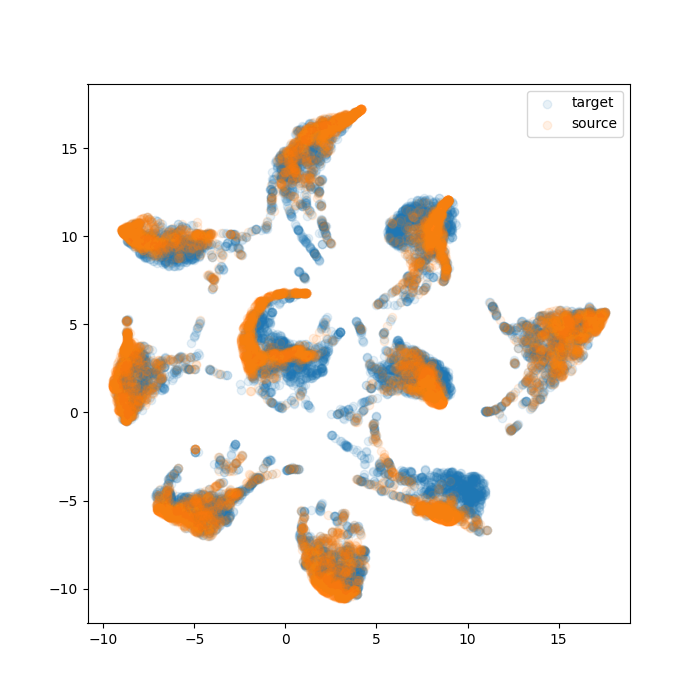
#> input picture data/06_models/adda.png, 700 x 700 px
$ python -i crop.py   (imports and definitions only)
#> lines starting #> are read from the running program, lines starting #| are printed output that depends on the picture; after the words box and inside, x2 and y2 are one past the last pixel; in counts of white or black regions, pixels touching at a corner belong together
#> further down, picture is the input picture: shape (700, 700, 3); mean B, G, R 235.5, 239.8, 243.9
import cv2
import numpy as np


def crop_largest_rectagle(image: np.ndarray) -> np.ndarray:
    gray = cv2.cvtColor(image, cv2.COLOR_BGR2GRAY)
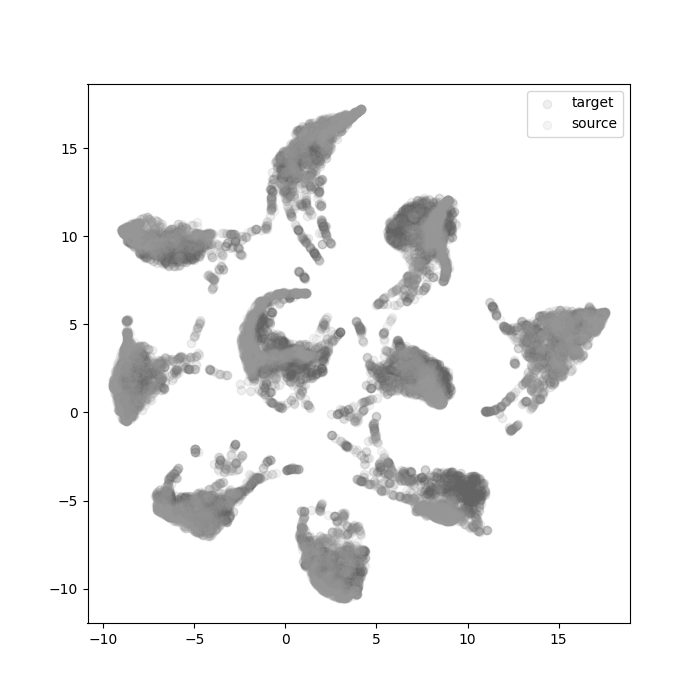
#> gray: shape (700, 700); min 0, max 255, mean 240.5
    thresh = cv2.adaptiveThreshold(gray, 255, cv2.ADAPTIVE_THRESH_GAUSSIAN_C, cv2.THRESH_BINARY_INV, 51, 9)
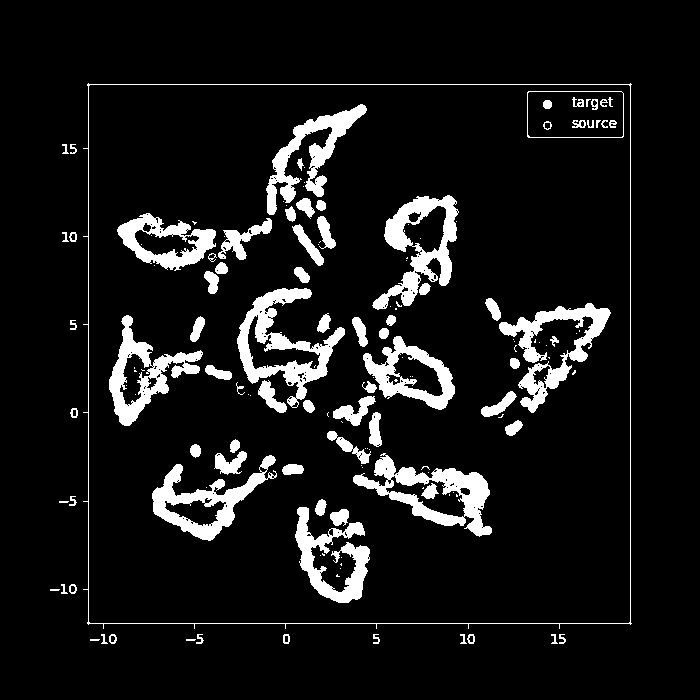
#> thresh: shape (700, 700); 9% white; 147 white regions (68 under 20 px)

    # Fill rectangular contours
    cnts = cv2.findContours(thresh, cv2.RETR_EXTERNAL, cv2.CHAIN_APPROX_SIMPLE)
#> cnts = 23 contours, 14 with area under 20; largest, box (x1, y1, x2, y2) and area: (83, 83, 632, 629) 292158, (109, 634, 117, 644) 53, (69, 584, 77, 594) 53, (467, 634, 475, 644) 52, (70, 408, 78, 418) 52
    cnts = cnts[0] if len(cnts) == 2 else cnts[1]
    for c in cnts:
        cv2.drawContours(thresh, [c], -1, (255, 255, 255), -1)
#> this loop made 23 passes
#> c on passes 1, 2, 12, 15: [[186, 639], [186, 640], [194, 640], [195, 639]], [[90, 639], [90, 640], [98, 640], [99, 639]], [[50, 589], [50, 590], [58, 590], [59, 589]], [[59, 501], [59, 502], [67, 502], [68, 501]]
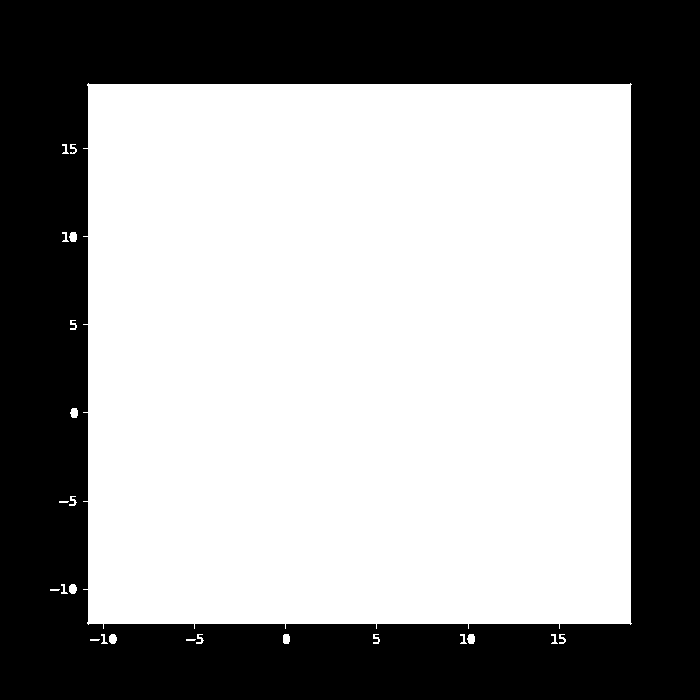
#> thresh: shape (700, 700); 60% white; 1 black region, box (x1, y1, x2, y2) and area: (0, 0, 700, 700) 195801

    # Morph open
    kernel = cv2.getStructuringElement(cv2.MORPH_RECT, (9, 9))
    opening = cv2.morphologyEx(thresh, cv2.MORPH_OPEN, kernel, iterations=4)
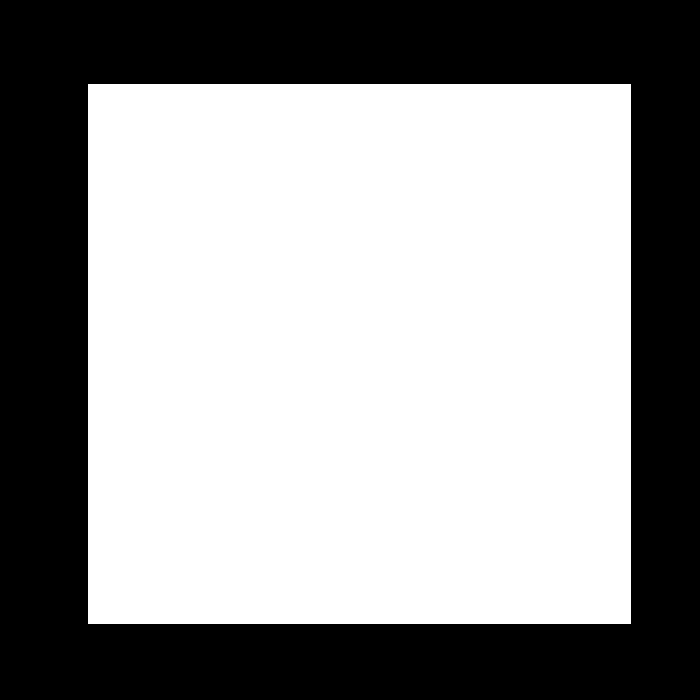
#> opening: shape (700, 700); 59.8% white; 1 black region

    # Draw rectangles
    cnts = cv2.findContours(opening, cv2.RETR_EXTERNAL, cv2.CHAIN_APPROX_SIMPLE)
#> cnts = 1 contour; box (x1, y1, x2, y2) and area: (88, 84, 631, 624) 292138
    cnts = cnts[0] if len(cnts) == 2 else cnts[1]
#> cnts = [[[88, 84], [88, 623], [630, 623], [630, 84]]]

    # Buscar el rectangulo de mayor area
    cnts = sorted(cnts, key=cv2.contourArea, reverse=True)
    x, y, w, h = cv2.boundingRect(cnts[0])
#> x = 88; y = 84; w = 543; h = 540

    # Separamos un poco los limites para incluir los bordes
    offset = 3
    x, y, w, h = x - offset, y - offset, w + 2 * offset, h + 2 * offset
#> x = 85; y = 81; w = 549; h = 546

    # Recortamos la seccion de votos
    return image[y : (y + h), x : (x + w)]
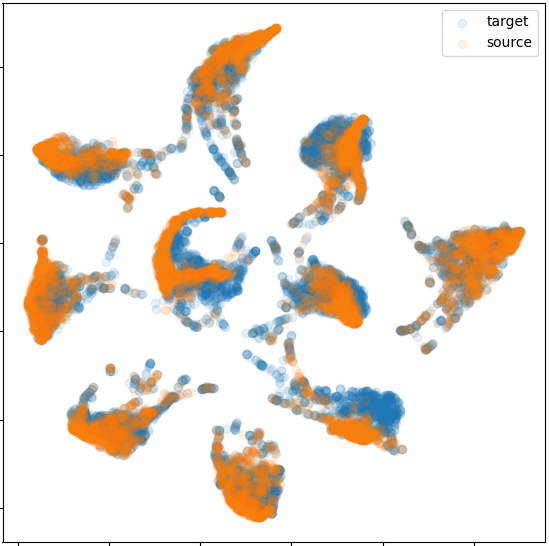
#> returned value: shape (546, 549, 3); mean of channels 0, 1, 2 223.5, 230.6, 237.3; drawn as B, G, R

>>> import cv2
>>> picture = cv2.imread('../../../../../data/06_models/adda.png')
>>> result = crop_largest_rectagle(picture)

$ run again, on data/06_models/afn.png
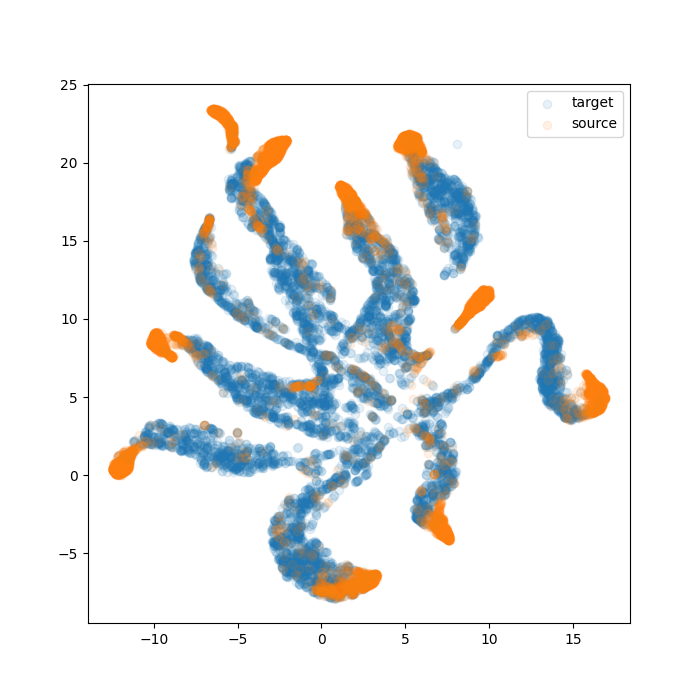
#> input picture data/06_models/afn.png, 700 x 700 px
#> picture is the input picture: shape (700, 700, 3); mean B, G, R 239.4, 238.6, 236.4
#> in crop_largest_rectagle, `thresh = cv2.adaptiveThreshold(gray, 255, cv2.ADAPTIVE_THRESH_GAUSSIAN..`:
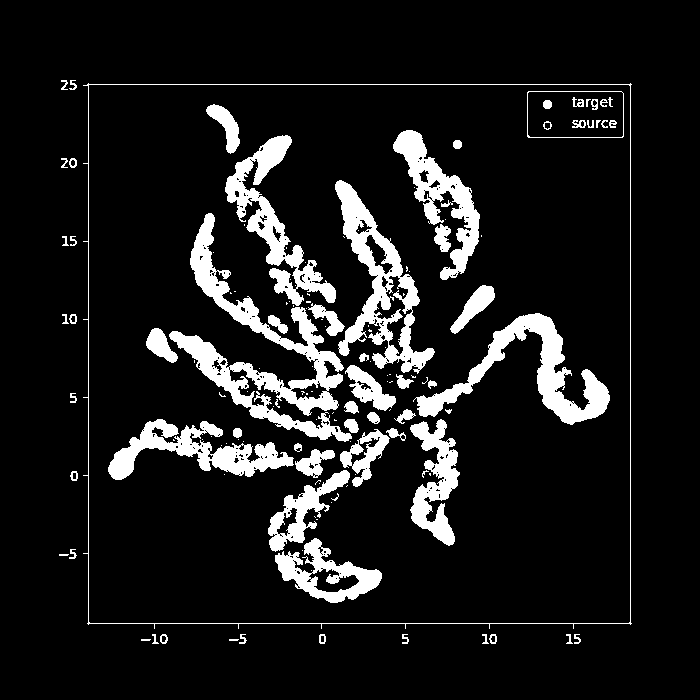
#> thresh: shape (700, 700); 10.8% white; 137 white regions (72 under 20 px)
#> in crop_largest_rectagle, `cnts = cv2.findContours(thresh, cv2.RETR_EXTERNAL, cv2.CHAIN_APPROX_SI..`: cnts = 24 contours, 15 with area under 20; largest, box (x1, y1, x2, y2) and area: (83, 83, 632, 629) 292158, (160, 634, 168, 644) 53, (69, 158, 77, 168) 53, (489, 634, 497, 644) 52, (70, 471, 78, 481) 52
#> the loop in crop_largest_rectagle, `for c in cnts:` made 24 passes
#> c on passes 1, 2, 12: [[229, 639], [229, 640], [237, 640], [238, 639]], [[141, 639], [141, 640], [149, 640], [150, 639]], [[59, 554], [59, 555], [67, 555], [68, 554]]
#> opening: shape (700, 700); 59.8% white; 1 black region
#> in crop_largest_rectagle, `cnts = cv2.findContours(opening, cv2.RETR_EXTERNAL, cv2.CHAIN_APPROX_S..`: cnts = 1 contour; box (x1, y1, x2, y2) and area: (88, 84, 631, 624) 292138
#> in crop_largest_rectagle, `cnts = cnts[0] if len(cnts) == 2 else cnts[1]`: cnts = [[[88, 84], [88, 623], [630, 623], [630, 84]]]
#> in crop_largest_rectagle, `x, y, w, h = cv2.boundingRect(cnts[0])`: x = 88; y = 84; w = 543; h = 540
#> in crop_largest_rectagle, `x, y, w, h = x - offset, y - offset, w + 2 * offset, h + 2 * offset`: x = 85; y = 81; w = 549; h = 546
#> in crop_largest_rectagle, `return image[y : (y + h), x : (x + w)]`:
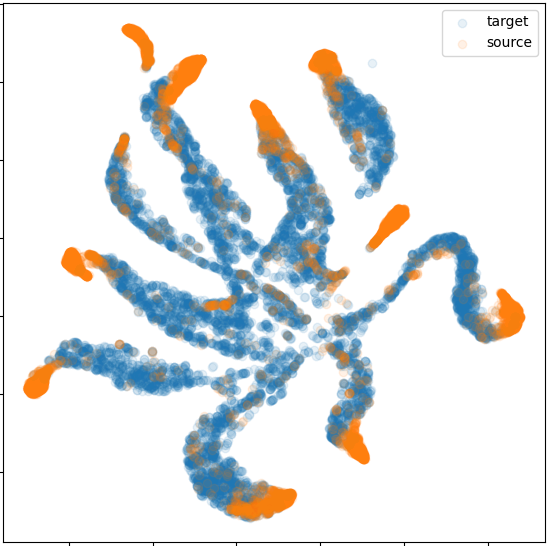
#> returned value: shape (546, 549, 3); mean of channels 0, 1, 2 230, 228.7, 225; drawn as B, G, R

$ run again, on data/06_models/dann.png
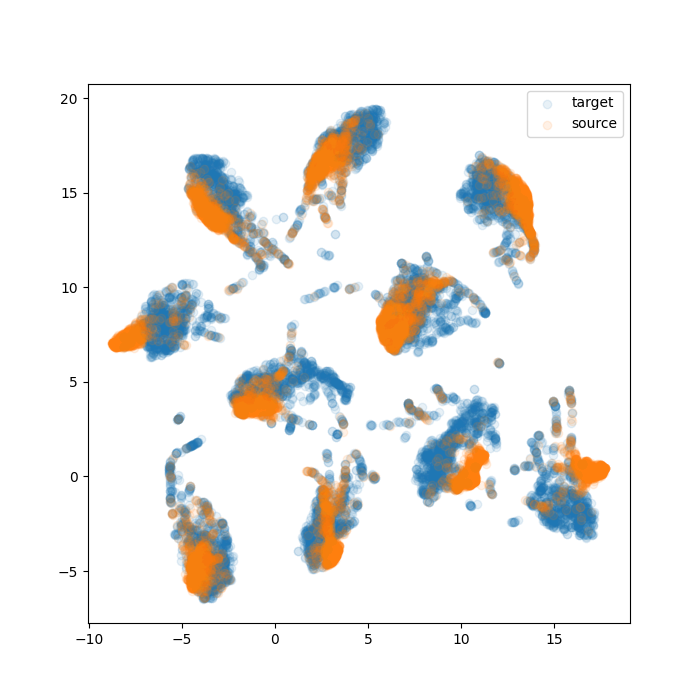
#> input picture data/06_models/dann.png, 700 x 700 px
#> picture is the input picture: shape (700, 700, 3); mean B, G, R 238, 239.7, 240.5
#> in crop_largest_rectagle, `thresh = cv2.adaptiveThreshold(gray, 255, cv2.ADAPTIVE_THRESH_GAUSSIAN..`:
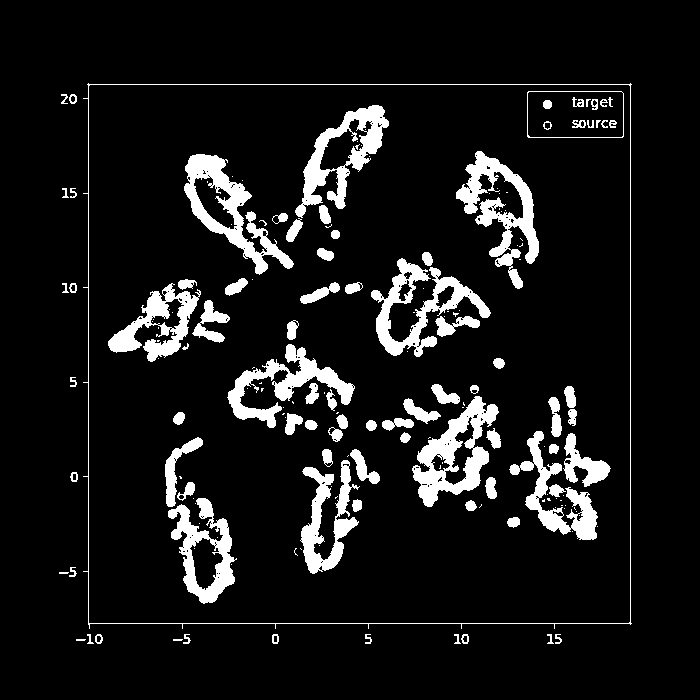
#> thresh: shape (700, 700); 9.3% white; 170 white regions (85 under 20 px)
#> in crop_largest_rectagle, `cnts = cv2.findContours(thresh, cv2.RETR_EXTERNAL, cv2.CHAIN_APPROX_SI..`: cnts = 22 contours, 13 with area under 20; largest, box (x1, y1, x2, y2) and area: (83, 83, 632, 629) 292156, (95, 634, 103, 644) 53, (69, 94, 77, 104) 53, (461, 634, 469, 644) 52, (70, 472, 78, 482) 52
#> the loop in crop_largest_rectagle, `for c in cnts:` made 22 passes
#> c on passes 1, 2, 12: [[173, 639], [173, 640], [181, 640], [182, 639]], [[76, 639], [76, 640], [84, 640], [85, 639]], [[59, 572], [59, 573], [67, 573], [68, 572]]
#> opening: shape (700, 700); 59.8% white; 1 black region
#> in crop_largest_rectagle, `cnts = cv2.findContours(opening, cv2.RETR_EXTERNAL, cv2.CHAIN_APPROX_S..`: cnts = 1 contour; box (x1, y1, x2, y2) and area: (88, 84, 631, 624) 292138
#> in crop_largest_rectagle, `cnts = cnts[0] if len(cnts) == 2 else cnts[1]`: cnts = [[[88, 84], [88, 623], [630, 623], [630, 84]]]
#> in crop_largest_rectagle, `x, y, w, h = cv2.boundingRect(cnts[0])`: x = 88; y = 84; w = 543; h = 540
#> in crop_largest_rectagle, `x, y, w, h = x - offset, y - offset, w + 2 * offset, h + 2 * offset`: x = 85; y = 81; w = 549; h = 546
#> in crop_largest_rectagle, `return image[y : (y + h), x : (x + w)]`:
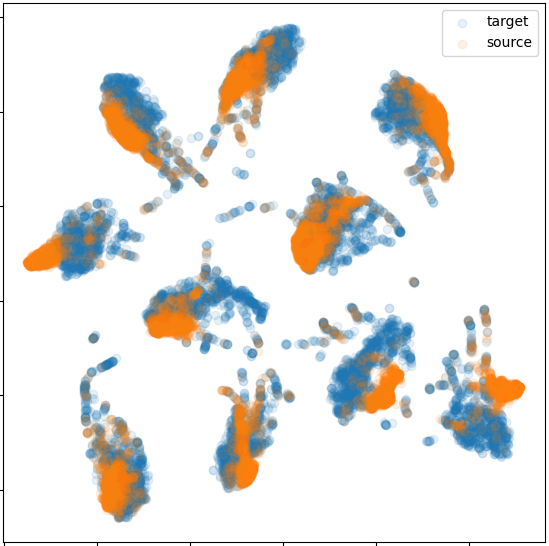
#> returned value: shape (546, 549, 3); mean of channels 0, 1, 2 227.6, 230.4, 231.7; drawn as B, G, R

$ run again, on data/06_models/so.png
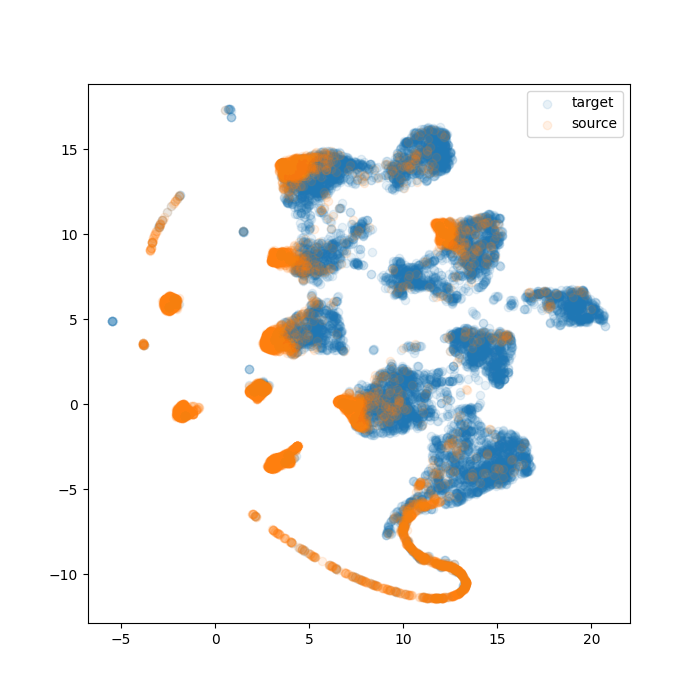
#> input picture data/06_models/so.png, 700 x 700 px
#> picture is the input picture: shape (700, 700, 3); mean B, G, R 241.2, 241.2, 240.1
#> in crop_largest_rectagle, `thresh = cv2.adaptiveThreshold(gray, 255, cv2.ADAPTIVE_THRESH_GAUSSIAN..`:
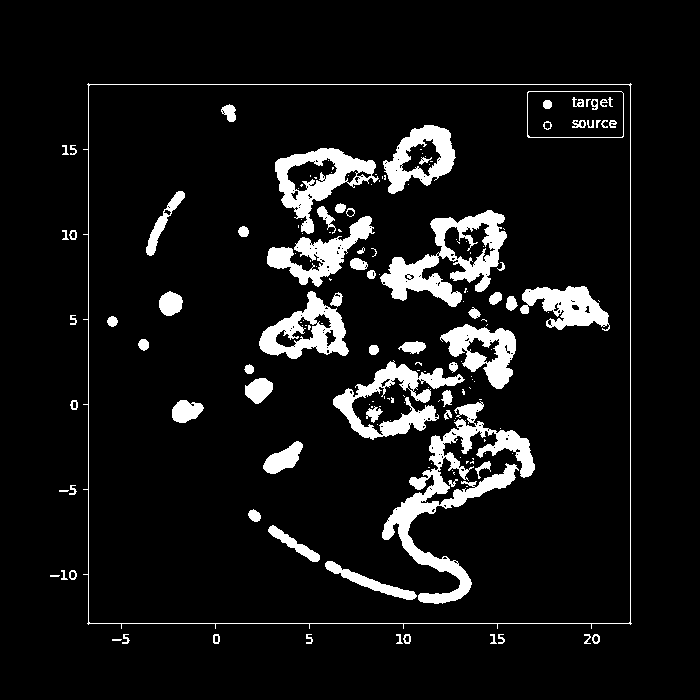
#> thresh: shape (700, 700); 8.4% white; 165 white regions (91 under 20 px)
#> in crop_largest_rectagle, `cnts = cv2.findContours(thresh, cv2.RETR_EXTERNAL, cv2.CHAIN_APPROX_SI..`: cnts = 22 contours, 13 with area under 20; largest, box (x1, y1, x2, y2) and area: (83, 83, 632, 629) 292156, (592, 634, 600, 644) 53, (69, 570, 77, 580) 53, (403, 634, 411, 644) 52, (70, 400, 78, 410) 52
#> the loop in crop_largest_rectagle, `for c in cnts:` made 22 passes
#> c on passes 1, 11, 14: [[112, 639], [112, 640], [120, 640], [121, 639]], [[50, 575], [50, 576], [58, 576], [59, 575]], [[59, 490], [59, 491], [67, 491], [68, 490]]
#> opening: shape (700, 700); 59.8% white; 1 black region
#> in crop_largest_rectagle, `cnts = cv2.findContours(opening, cv2.RETR_EXTERNAL, cv2.CHAIN_APPROX_S..`: cnts = 1 contour; box (x1, y1, x2, y2) and area: (88, 84, 631, 624) 292138
#> in crop_largest_rectagle, `cnts = cnts[0] if len(cnts) == 2 else cnts[1]`: cnts = [[[88, 84], [88, 623], [630, 623], [630, 84]]]
#> in crop_largest_rectagle, `x, y, w, h = cv2.boundingRect(cnts[0])`: x = 88; y = 84; w = 543; h = 540
#> in crop_largest_rectagle, `x, y, w, h = x - offset, y - offset, w + 2 * offset, h + 2 * offset`: x = 85; y = 81; w = 549; h = 546
#> in crop_largest_rectagle, `return image[y : (y + h), x : (x + w)]`:
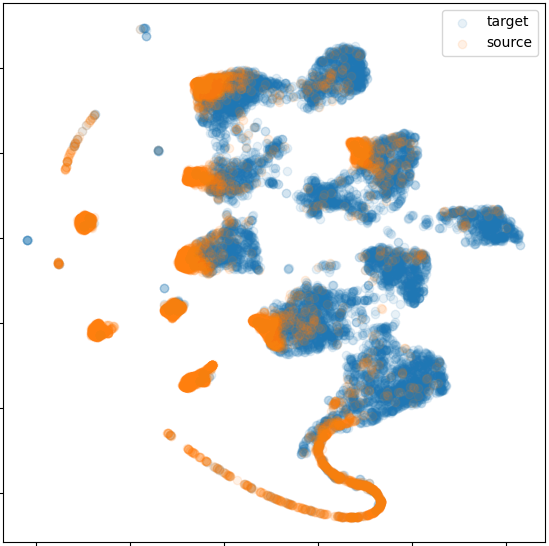
#> returned value: shape (546, 549, 3); mean of channels 0, 1, 2 232.9, 232.9, 231.1; drawn as B, G, R
